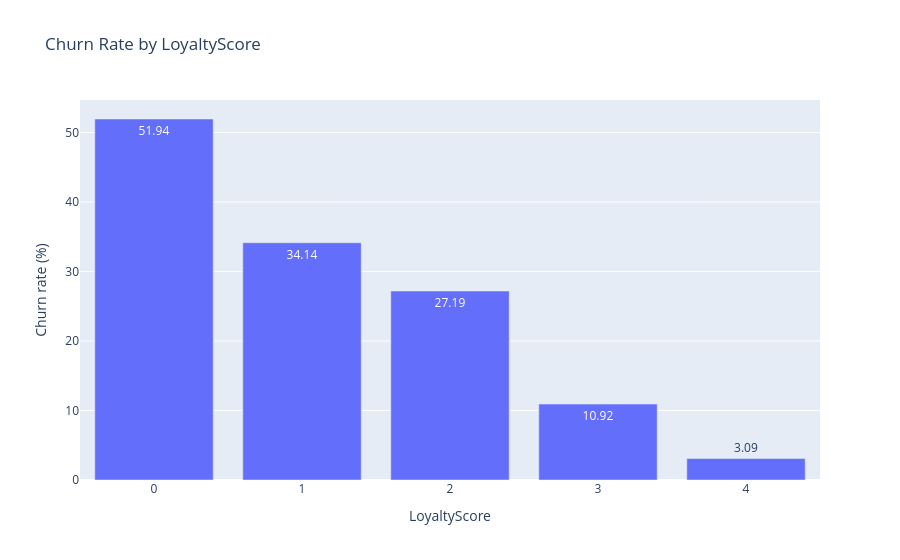

This figure's notebook cell:
### Markdown cell above
### Visualization Interpretation - SecurityScore

Observation: customers with more protection services churn less, especially at high protection scores.

Business interpretation: protection products appear to represent ecosystem attachment and risk aversion.

Engineering implication: `SecurityScore` is a strong stakeholder-friendly engineered feature.

takeaway: combining related columns can reduce dimensionality while improving interpretability.

### Code cell
fig = px.bar(loyalty_churn, x="LoyaltyScore", y="ChurnRatePct", text="ChurnRatePct", title="Churn Rate by LoyaltyScore")
fig.show()

### Figure 1 — Plotly figure (JSON) as saved in the notebook; plotly's stock layout.template omitted (floating-point values rounded to 4 significant figures)
{"data": [{"hovertemplate": "LoyaltyScore=%{x}<br>ChurnRatePct=%{text}<extra></extra>", "legendgroup": "", "marker": {"color": "#636efa", "pattern": {"shape": ""}}, "name": "", "orientation": "v", "showlegend": false, "text": [51.94, 34.14, 27.19, 10.92, 3.09], "textposition": "auto", "type": "bar", "x": [0, 1, 2, 3, 4], "xaxis": "x", "y": [51.94, 34.14, 27.19, 10.92, 3.09], "yaxis": "y"}], "layout": {"barmode": "relative", "legend": {"tracegroupgap": 0}, "title": {"text": "Churn Rate by LoyaltyScore"}, "xaxis": {"anchor": "y", "domain": [0, 1], "title": {"text": "LoyaltyScore"}}, "yaxis": {"anchor": "x", "domain": [0, 1], "title": {"text": "Churn rate (%)"}}}}
